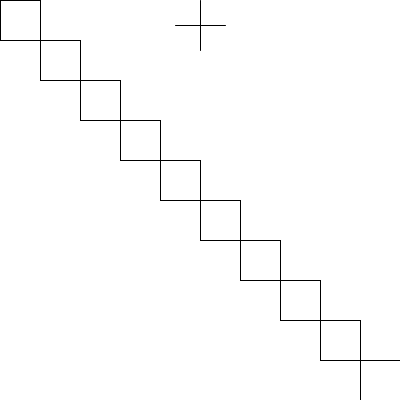
Frame 1 (no input)
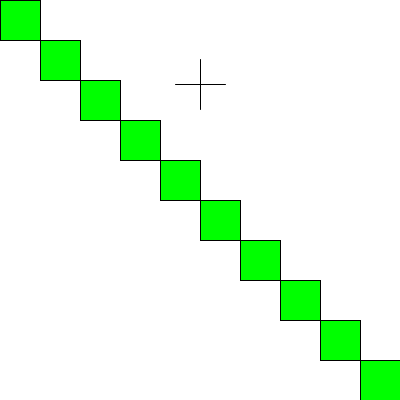
Frame 60 (the mouse pressed at the canvas centre just before this capture)
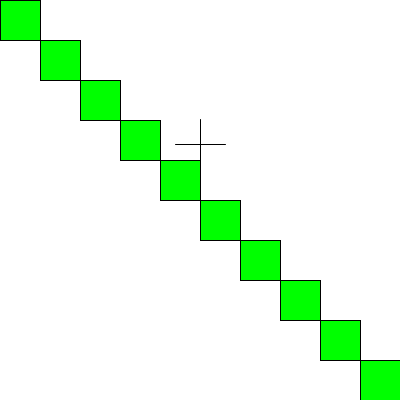
Frame 120 (the mouse held since frame 60 and released just before this capture)

The Processing sketch that drew these frames (run headless with seeded random() and noise(); from frame 60 on, the mouse is pressed at the canvas centre):

// Processing sketch: test0
// ── test0.pde
//globals
int py;
int speed;
int psize;

void setup() {
  size(400, 400);
  psize = 50;
  py = psize/2;
  speed = 1;
}//setup

void draw() {
  background(255);
  squareDiagonal(40);

  plus(width/2, py, psize);
  py+= speed;
  if (py+psize/2 > height) {
    speed = -1;
  }//bounce up
  if (py-psize/2 < 0) {
    speed = 1;
  }//bounce down
  if (py < height/2) {
    fill(0, 255, 0);
  }//top half fill
  else {
    fill(0, 0, 255);
  }//bottom half fill
}//draw


void plus(int x, int y, int ps) {
  int hs = ps / 2;
  line(x-hs, y, x+hs, y);
  line(x, y-hs, x, y+hs);
}//plus

void squareDiagonal(int sqsize) {
  int x = 0;
  int y = 0;
  while (x < width) {
    square(x, y, sqsize);
    x+= sqsize;
    y+= sqsize;
  }//while x is in the screen
}//squareDiagonal
